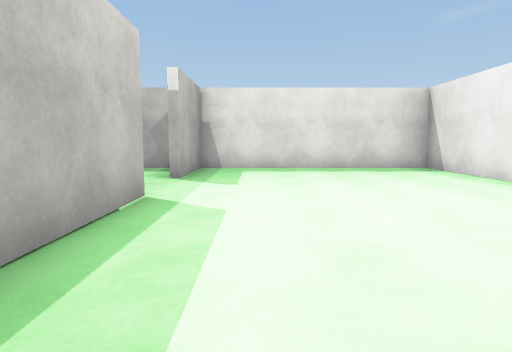
view 1 (above)

13 first-person views from a walk through a 3-D level made in the Unity game engine. The camera is 1.2 m above the floor, tilts 6° down and sees 75° across. The floor is counted in squares, 1.73 m on a side. Each view is taken from the middle of a square. On the plan, view 1 faces up. The plan holds only what a view shows up to about 10 squares ahead; the rest is blank. The place goes on beyond the plan. The player character is not drawn. Door leaves are left out, so doorways stand open. Surface patterns are stand-ins for the level's own textures.

view 2
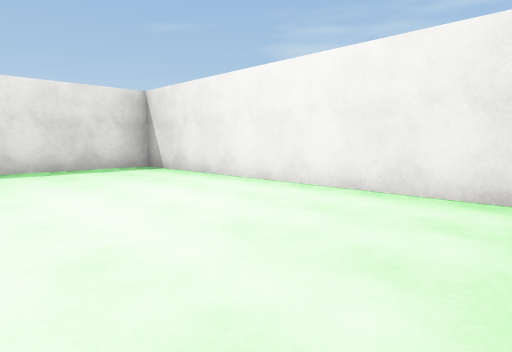

view 3
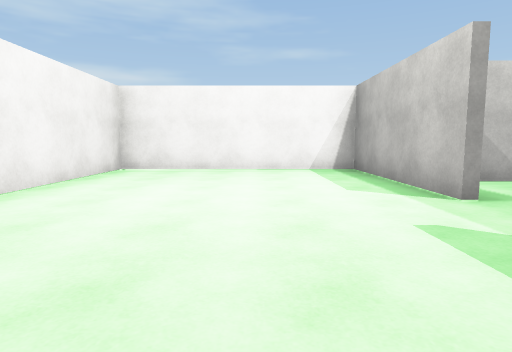

view 4
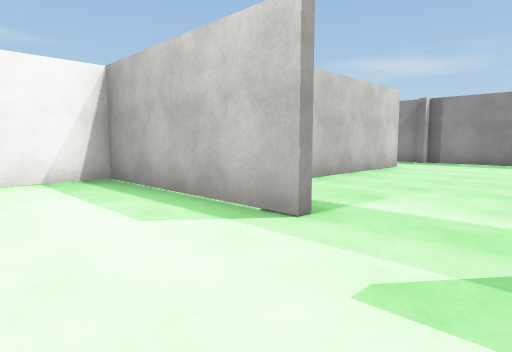

view 5
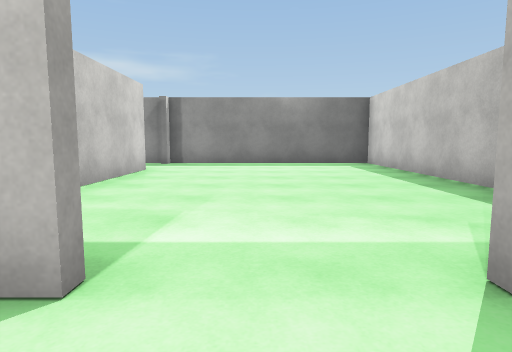

view 6
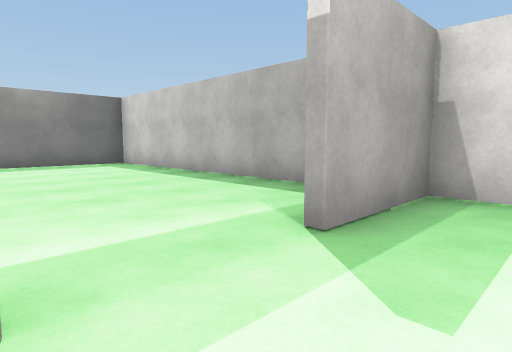

view 7
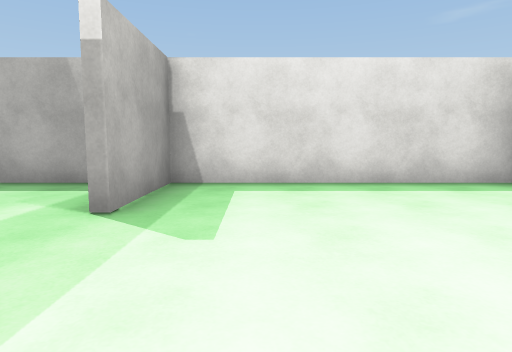

view 8
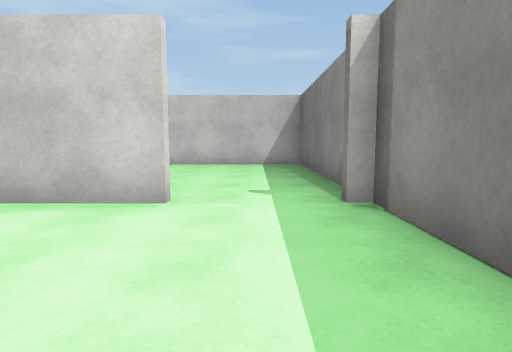

view 9
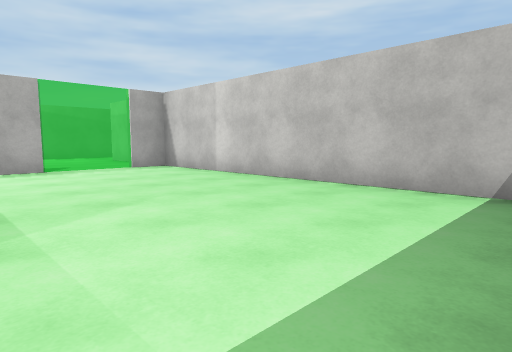

view 10
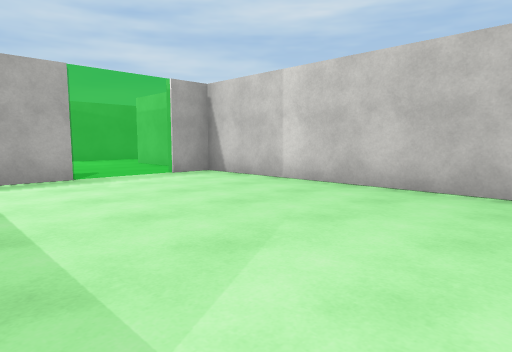

view 11
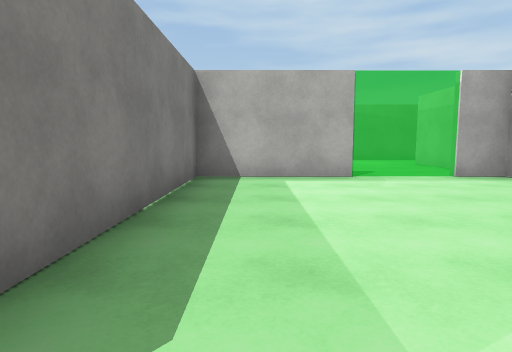

view 12
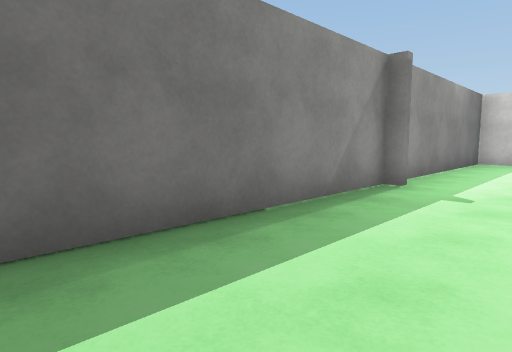

view 13
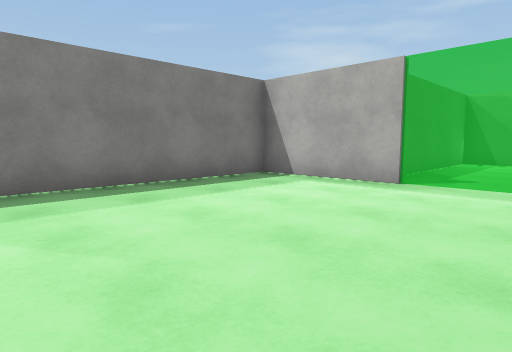

### Floor plan
Ten units are one square. View 1 is at (0, 0); x grows to the right and y downward. Boxes are objects, and circles mark ways between rooms. Rooms are numbered by the first view taken in them; rooms with no view inside come last. Other rooms are left out.
<svg viewBox="-109 -90 158 133">
<path fill="none" stroke="#000" d="M-14 -42 -14 1 44 1M43 15 43 -85 -14 -85 -14 -61M-81 -24 -28 -24M-21 -85 -103 -85 -103 -21M-16 9 -16 -21 -66 -21M-99 -21 -104 -21M-103 -21 -103 38 -16 38 -16 28"/>
<circle cx="-15" cy="-55" r="3" fill="#2a7"/>
<circle cx="-90" cy="-20" r="3" fill="#2a7"/>
<text x="20" y="-40">1</text>
<text x="-60" y="-60">2</text>
<text x="-60" y="10">3</text>
</svg>
Room 1 opens to room 2. Room 2 opens to room 3.

Where each view was taken, in squares from view 1:
view 1: 0 up, 0 right, facing up
view 2: 0 up, 0 right, facing up-right
view 3: 8 up, 1 right, facing down
view 4: 6 up, 1 right, facing down-left
view 5: 5 up, 0 right, facing left
view 6: 4 up, 0 right, facing up-left
view 7: 3 up, 0 right, facing up
view 8: 6 up, 9 left, facing down
view 9: 1 up, 10 left, facing down-right
view 10: 1 up, 8 left, facing down-right
view 11: 1 up, 8 left, facing right
view 12: 3 down, 8 left, facing up-left
view 13: 3 down, 7 left, facing up-right
